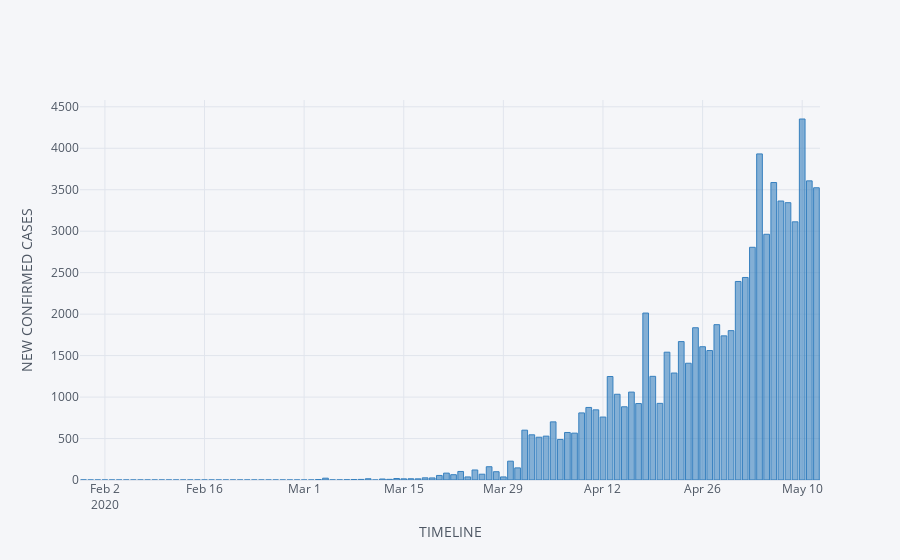
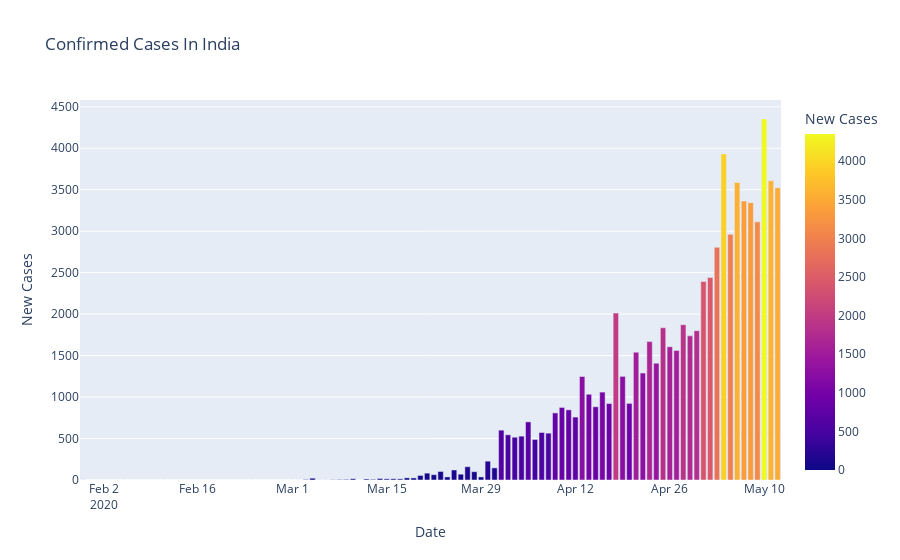

Notebook source saved alongside these figures, in order:
### Code cell
dbd_India.iplot(kind='bar',x='Date',y='New Cases',xTitle='TIMELINE',yTitle='NEW CONFIRMED CASES',colors="BLUE")
##plotly express it is used to describe the graph in a better way..color contrast is the key of data viz.
fig=px.bar(dbd_India,x='Date',y='New Cases',color='New Cases',title="Confirmed Cases In India")
fig.show()
